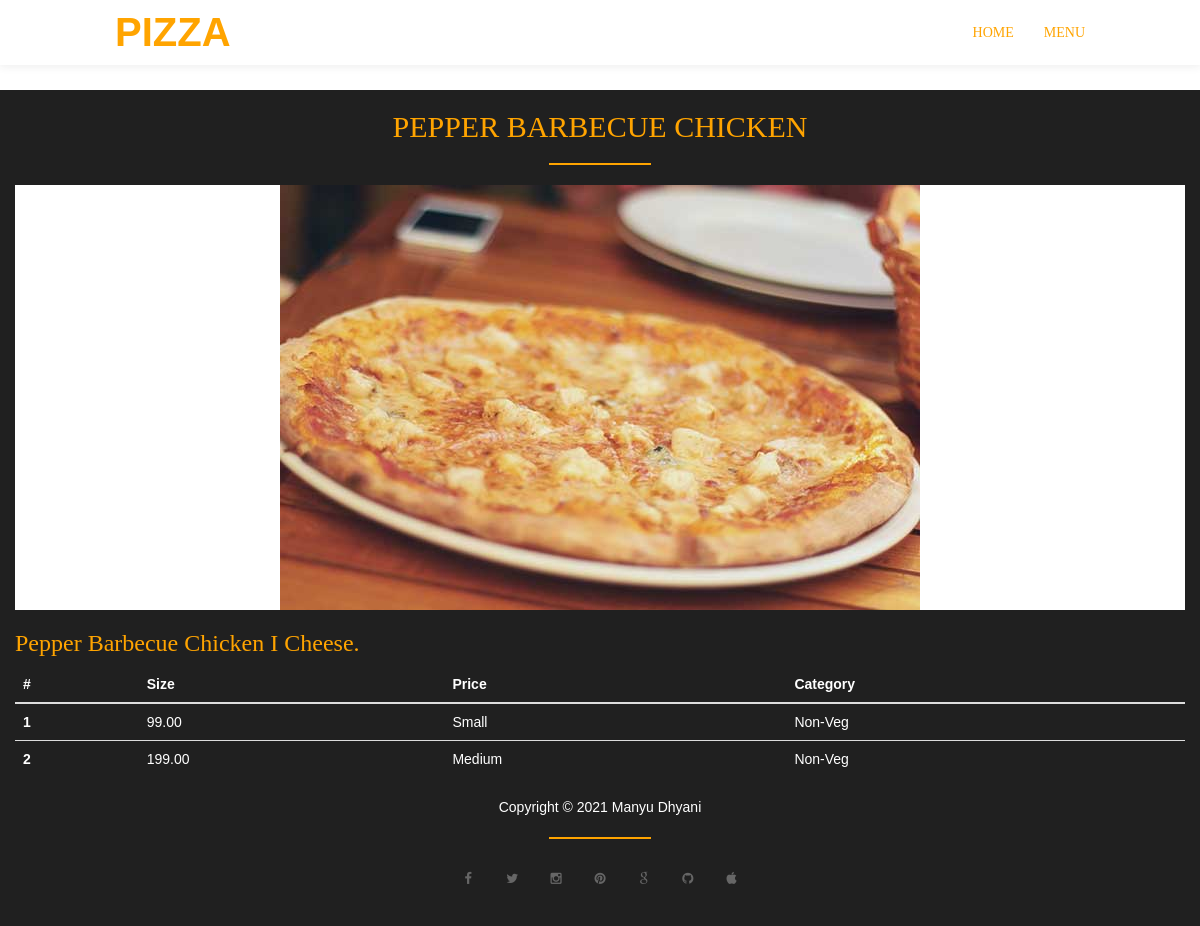
Page /detail/pepper-barbecue-chicken/ on the committed database.
### order/models.py (models this page shows, shortened)
class Pizza(models.Model):
    name = models.CharField(max_length=30)
    slug = models.SlugField(max_length=250, null=True, blank=True)
    description = models.CharField(max_length=50)
    thumbnail = models.ImageField(upload_to='images/pizza', default='images/gallery-img1.jpg')
    category = models.ForeignKey(Category, on_delete=models.CASCADE)
    topping = models.ManyToManyField(Topping, blank=True)
    gallery = models.BooleanField(default=False)
    offer = models.BooleanField(default=False)
    class Meta:
        verbose_name_plural = 'Pizza'

class Prizesize(models.Model):
    pizza = models.ForeignKey(Pizza, on_delete=models.CASCADE)
    prize = models.ForeignKey(Prize, on_delete=models.SET_NULL, null=True)
    size = models.ForeignKey(Size, on_delete=models.SET_NULL, null=True)
    category = models.ForeignKey(Category, on_delete=models.CASCADE, null=True)
    class Meta:
        verbose_name_plural = 'Pizza Prizes & Sizes'

class Prize(models.Model):
    prize = models.DecimalField(max_digits=5, decimal_places=2)

class Size(models.Model):
    size = models.CharField(max_length=30)

class Category(models.Model):
    name = models.CharField(max_length=20)
    class Meta:
        verbose_name_plural = 'Categories'

### order/views.py (the view)
# urls.py: path('detail/<slug>/', detail, name='detail')
def detail(request, slug):
    pizza = get_object_or_404(Pizza, slug=slug)
    prize_size = Prizesize.objects.filter(pizza=pizza)
    context = {
        'pizza': pizza,
        'prize': prize_size
    }
    return render(request, 'detail.html', context)

### order/templates/detail.html (shortened to what this page needs)
{% extends 'base.html' %}
{% load static %}
{% block content %}
<h1>asgggsgggg</h1><br>
    <div class="col-md-12">
        <h2 class="text-center text-uppercase">{{pizza.name}}</h2>
        <hr>
            <div class="gallery-wrapper">
                <img src="{{ pizza.thumbnail.url }}" class="img-responsive gallery-img" alt="Pizza 1">
            </div>
        <h3>{{ pizza.description }}</h3>
    <table class="table table-dark" style="color: white;">
      <thead>
        <tr>
          <th scope="col">#</th>
          <th scope="col">Size</th>
          <th scope="col">Price</th>
          <th scope="col">Category</th>
        </tr>
      </thead>
      <tbody>
      {% for p in prize %}
        <tr>
          <th scope="row">{{forloop.counter}}</th>
          <td>{{p.prize.prize}}</td>
          <td>{{p.size.size}}</td>
          <td>{{p.category.name}}</td>
        </tr>
      {% endfor %}
      </tbody>
    </table>
    </div>
{% endblock content %}

### static_in_env/css/templatemo-style.css (style rules this page uses)
body { font-family: 'Signika', sans-serif; font-weight: 400; position: relative; }
h1,h2, h3, h4, .navbar-default .navbar-nav li a, .navbar-default .navbar-nav>li>a:focus { color: #ffa400; font-family: 'Chewy', cursive; font-weight: 400; }
hr { border: 1px solid #ffa400; width: 100px; }
img { max-width: 100%; height: auto; }
.gallery-wrapper { background: #ffffff; margin-top: 20px; -webkit-transition: all 0.4s ease-in-out; transition: all 0.4s ease-in-out; }
.gallery-img { margin: 0 auto; }

### rows in the picture
Pizza: name "PEPPER BARBECUE CHICKEN", thumbnail (picture), description "Pepper Barbecue Chicken I Cheese."
Prizesize: prize.prize "99.00", size.size "Small", category.name "Non-Veg"
Prizesize: prize.prize "199.00", size.size "Medium", category.name "Non-Veg"
